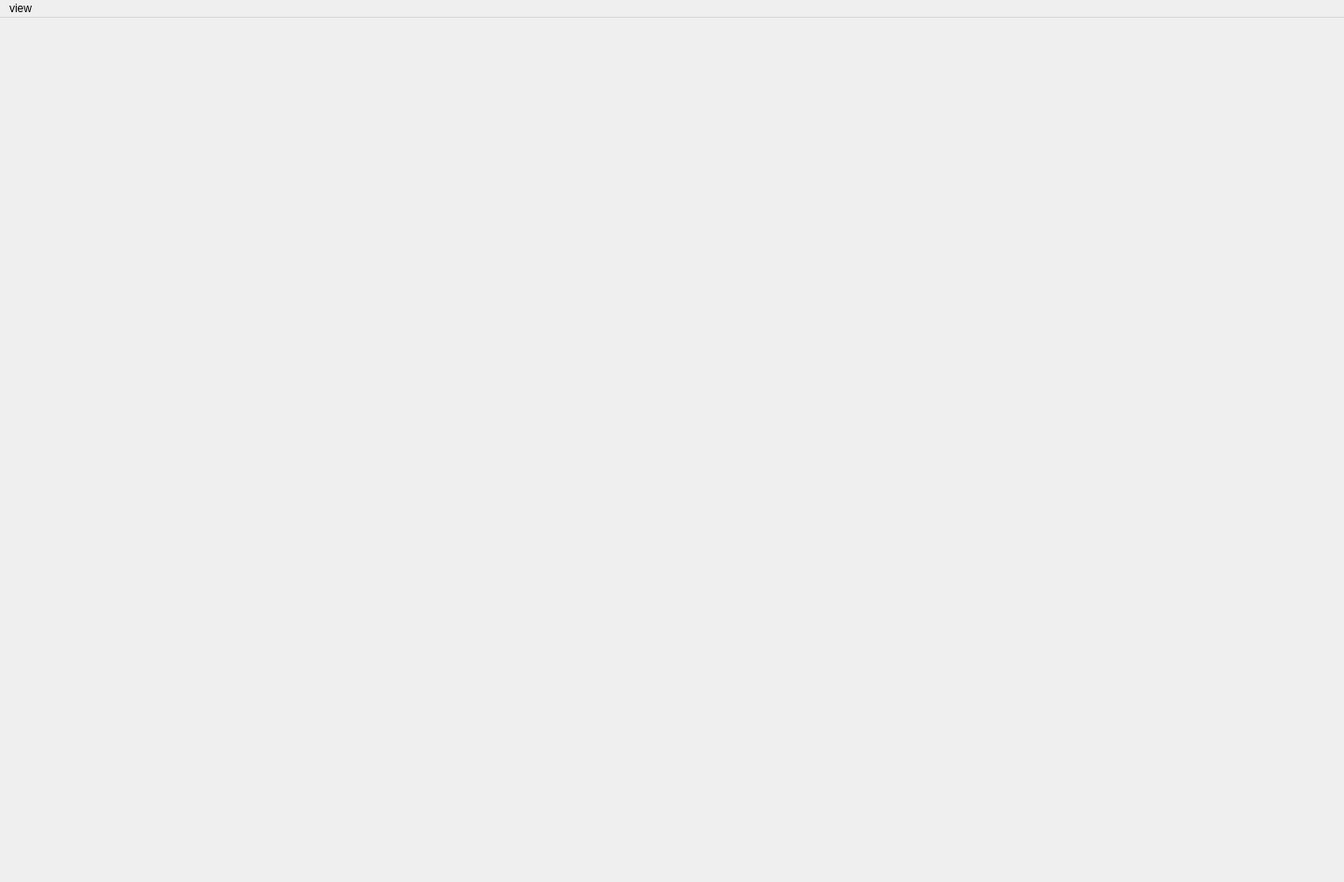
<?xml version="1.0" encoding="UTF-8"?>
<ui version="4.0">
 <class>MainWindow</class>
 <widget class="QMainWindow" name="MainWindow">
  <property name="geometry">
   <rect>
    <x>0</x>
    <y>0</y>
    <width>1438</width>
    <height>944</height>
   </rect>
  </property>
  <property name="windowTitle">
   <string>IIC Observer</string>
  </property>
  <widget class="QWidget" name="centralwidget">
   <layout class="QVBoxLayout" name="verticalLayout"/>
  </widget>
  <widget class="QMenuBar" name="menubar">
   <property name="geometry">
    <rect>
     <x>0</x>
     <y>0</y>
     <width>1438</width>
     <height>28</height>
    </rect>
   </property>
   <widget class="QMenu" name="menuView">
    <property name="title">
     <string>view</string>
    </property>
   </widget>
   <addaction name="menuView"/>
  </widget>
  <action name="speed_ctrl">
   <property name="text">
    <string>speed_ctrl</string>
   </property>
  </action>
  <action name="speed_dashboard">
   <property name="text">
    <string>speed_dashboard</string>
   </property>
  </action>
 </widget>
 <resources>
  <include location="../resource/images.qrc"/>
 </resources>
 <connections/>
</ui>
